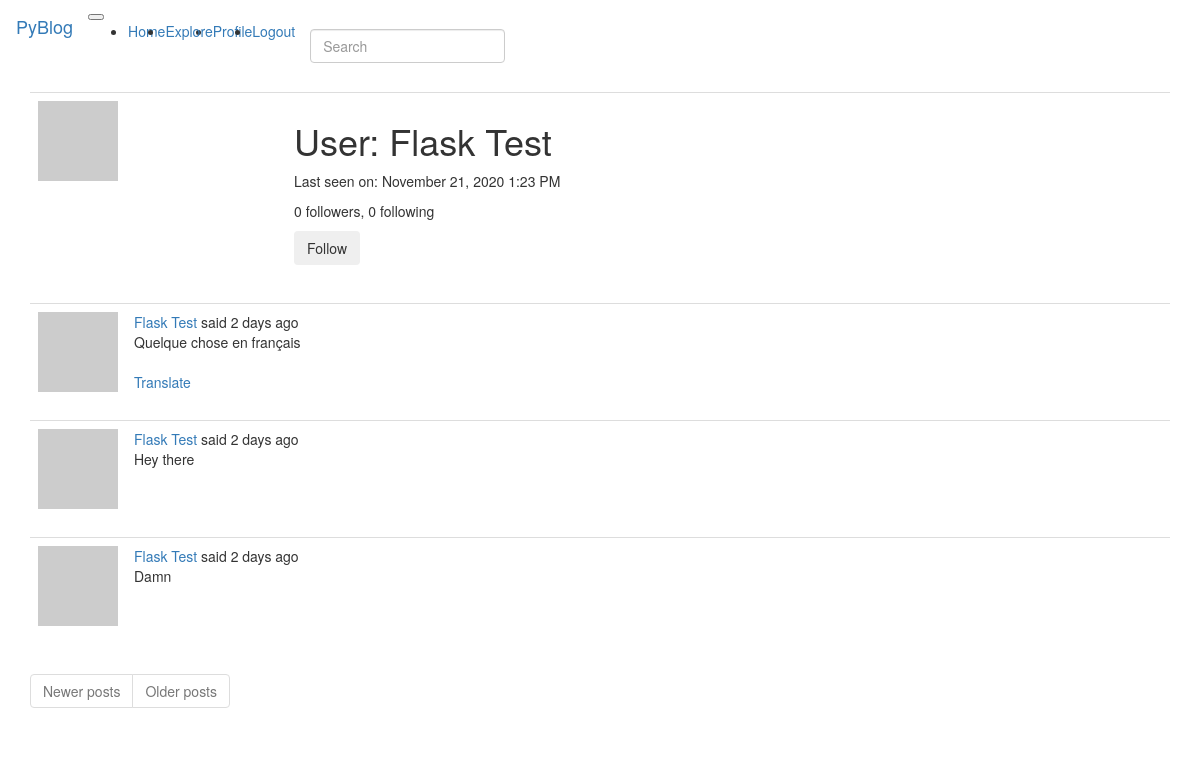
/user/Flask Test (signed in), run on an earlier commit of the app's database.
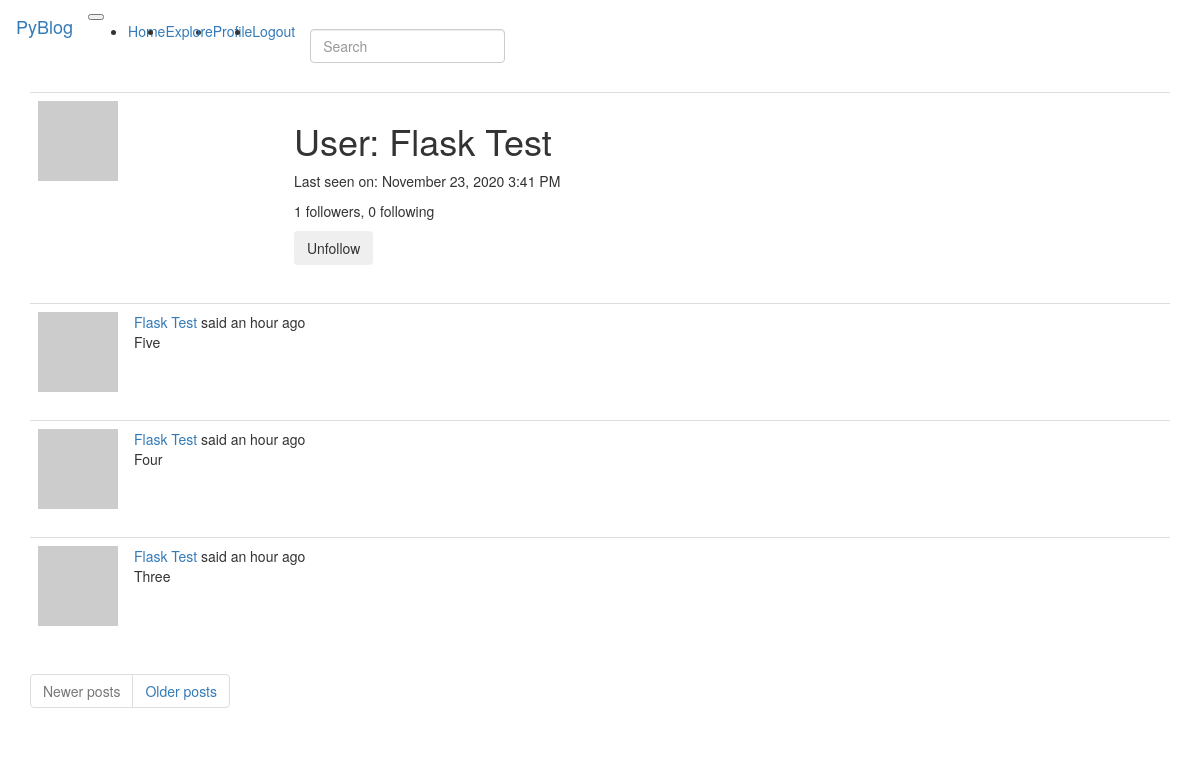
And on a later commit of the database.
### app/models.py (models this page shows, shortened)
class User(UserMixin, db.Model):
    id = db.Column(db.Integer, primary_key=True)
    username = db.Column(db.String(64), index=True, unique=True)
    email = db.Column(db.String(120), index=True, unique=True)
    password_hash = db.Column(db.String(128))
    posts = db.relationship('Post', backref='author', lazy='dynamic')
    about_me = db.Column(db.String(140))
    last_seen = db.Column(db.DateTime, default=datetime.utcnow)
    followed = db.relationship(
        'User', secondary=followers,
        primaryjoin=(followers.c.follower_id == id),
        secondaryjoin=(followers.c.followed_id == id),
        backref=db.backref('followers', lazy='dynamic'), lazy='dynamic')
    def avatar(self, size):
        digest = md5(self.email.lower().encode('utf-8')).hexdigest()
        return 'https://www.gravatar.com/avatar/{}?d=identicon&s={}'.format(
            digest, size)
    def is_following(self, user):
        return self.followed.filter(
            followers.c.followed_id == user.id).count() > 0

class SearchableMixin(object):
    @classmethod
    def before_commit(cls, session):
        session._changes = {
            'add': list(session.new),
            'update': list(session.dirty),
            'delete': list(session.deleted)
        }
    @classmethod
    def after_commit(cls, session):
        for obj in session._changes['add']:
            if isinstance(obj, SearchableMixin):
                add_to_index(obj.__tablename__, obj)
        for obj in session._changes['update']:
            if isinstance(obj, SearchableMixin):
                add_to_index(obj.__tablename__, obj)
        for obj in session._changes['delete']:
            if isinstance(obj, SearchableMixin):
                remove_from_index(obj.__tablename__, obj)
        session._changes = None

class Post(SearchableMixin, db.Model):
    __searchable__ = ['body']
    id = db.Column(db.Integer, primary_key=True)
    body = db.Column(db.String(140))
    timestamp = db.Column(db.DateTime, index=True, default=datetime.utcnow)
    user_id = db.Column(db.Integer, db.ForeignKey('user.id'))
    language = db.Column(db.String(5))

### app/main/routes.py (the view)
@bp.route('/user/<username>')
@login_required
def user(username):
    user = User.query.filter_by(username=username).first_or_404()
    page = request.args.get('page', 1, type=int)
    posts = user.posts.order_by(Post.timestamp.desc()).paginate(
        page, current_app.config['POSTS_PER_PAGE'], False)
    next_url = url_for('main.user', username=user.username,
                       page=posts.next_num) if posts.has_next else None
    prev_url = url_for('main.user', username=user.username,
                       page=posts.prev_num) if posts.has_prev else None
    form = EmptyForm()
    return render_template('user.html', user=user, posts=posts.items,
                           next_url=next_url, prev_url=prev_url, form=form)

### app/main/forms.py
class SearchForm(FlaskForm):
    q = StringField(_l('Search'), validators=[DataRequired()])
    def __init__(self, *args, **kwargs):
        if 'formdata' not in kwargs:
            kwargs['formdata'] = request.args
        if 'csrf_enabled' not in kwargs:
            kwargs['csrf_enabled'] = False
        super(SearchForm, self).__init__(*args, **kwargs)

class EmptyForm(FlaskForm):
    submit = SubmitField('Submit')

### app/main/routes.py (called while the page is built)
@bp.before_app_request
def before_request():
    if current_user.is_authenticated:
        current_user.last_seen = datetime.utcnow()
        db.session.commit()
        g.search_form = SearchForm()
    g.locale = str(get_locale())

### app/models.py (called while the page is built)
@login.user_loader
def load_user(id):
    return User.query.get(int(id))

### app/templates/user.html (shortened to what this page needs)
{% extends "base.html" %}
{% block app_content %}
    <table class="table table-hover">
        <tr>
            <td width="256px"><img src="{{ user.avatar(256) }}"></td>
            <td>
                <h1>{{ _('User') }}: {{ user.username }}</h1>
                {% if user.last_seen %}
                <p>{{ _('Last seen on') }}: {{ moment(user.last_seen).format('LLL') }}</p>
                {% endif %}
                <p>{{ _('%(count)d followers', count=user.followers.count()) }}, {{ _('%(count)d following', count=user.followed.count()) }}</p>
                {% if user == current_user %}
                <p><a href="{{ url_for('main.edit_profile') }}">{{ _('Edit your profile') }}</a></p>
                {% elif not current_user.is_following(user) %}
                <p>
                    <form action="{{ url_for('main.follow', username=user.username) }}" method="post">
                        {{ form.submit(value=_('Follow'), class="btn btn-outline-primary") }}
                    </form>
                </p>
                {% else %}
                <p>
                    <form action="{{ url_for('main.unfollow', username=user.username) }}" method="post">
                        {{ form.submit(value=_('Unfollow'), class_='btn btn-outline-danger') }}
                    </form>
                </p>
                {% endif %}
            </td>
        </tr>
    </table>
    {% for post in posts %}
        {% include '_post.html' %}
    {% endfor %}
    <nav aria-label="Page navigation example">
        <ul class="pagination">
            <li class="page-item {% if not prev_url %} disabled {% endif %}">
                <a class="page-link" href="{{ prev_url or '#' }}" tabindex="-1">{{ _('Newer posts') }}</a>
            </li>
            <li class="page-item {% if not next_url %} disabled {% endif %}">
                <a class="page-link" href="{{ next_url or '#' }}">{{ _('Older posts') }}</a>
            </li>
        </ul>
    </nav>
{% endblock %}

### app/templates/_post.html (shortened to what this page needs)
    <table class="table table-hover">
        <tr>
            <td width="70px">
                <a href="{{ url_for('main.user', username=post.author.username) }}">
                    <img src="{{ post.author.avatar(70) }}" />
                </a>
            </td>
            <td>
                {{ _('%(username)s said %(when)s',
                    username=user_link, when=moment(post.timestamp).fromNow()) }}
                <br>
                <span id="post{{ post.id }}">{{ post.body }}</span>
                {% if post.language and post.language != g.locale %}
                <br><br>
                <span id="translation{{ post.id }}">
                    <a href="javascript:translate(
                                '#post{{ post.id }}',
                                '#translation{{ post.id }}',
                                '{{ post.language }}',
                                '{{ g.locale }}');">{{ _('Translate') }}</a>
                </span>
                {% endif %}
            </td>
        </tr>
    </table>

What changed in the data, as far as the page shows it:
no longer on this page (row unchanged): Post: body "Quelque chose en français"
no longer on this page (row unchanged): Post: body "Hey there"
no longer on this page (row unchanged): Post: body "Damn"
changed User "Flask Test": last_seen "November 21, 2020 1:23 PM" → "November 23, 2020 3:41 PM"
added Post: body "Five"
added Post: body "Four"
added Post: body "Three"
Also different on the page:
form field submit: (not shown) → "Unfollow"
form field submit: "Follow" → (not shown)
text no longer shown: "0 followers"
text now shown: "1 followers"
